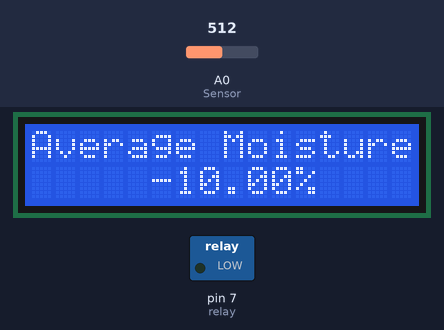
The sketch below on a simulated Arduino Uno, built with avr-gcc and run on an emulated ATmega328P. Shown: 16×2 character LCD, switched loads named in the sketch (green lamp = pin HIGH). The test bench sets the inputs (shaded band); at power-on: A0 (Sensor) = 512. What the sketch prints to the serial monitor is not drawn.

Above: at 3.2 s.
3.3 s: A0 (Sensor) set to 716
At 7.5 s:
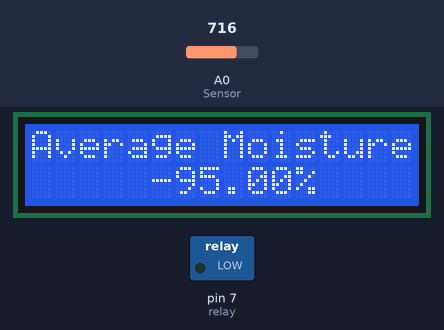
13.6 s: A0 (Sensor) set to 900
At 17.5 s:
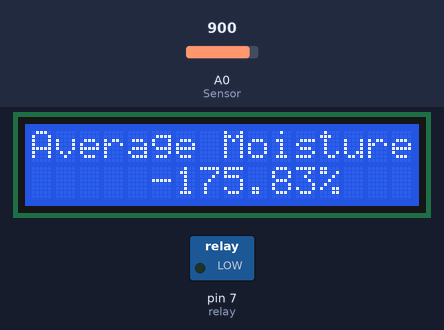
23.7 s: A0 (Sensor) set to 1023
At 27.5 s:
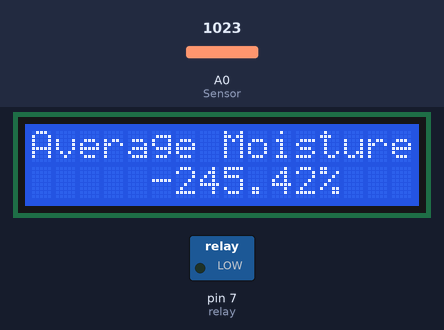
Timing chart, 0 to 29.0 s (numbered marks = the images above; inputs shaded):
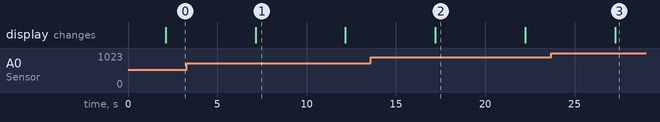

The sketch:

SmartFarming.ino
```cpp
#include <Wire.h>
#include <LiquidCrystal_I2C.h>

const int AirValue = 500;    //you need to replace this value with Value_1
const int WaterValue = 380;  //you need to replace this value with Value_2
int intervals = (AirValue - WaterValue) / 3;
double soilMoistureValue = 0;
const int relay = 7;
double totalPercentage = 0;
double averagePercentage = 0;
double percentage = 0;
int count = 0;
double arrayPercentage[10];
LiquidCrystal_I2C lcd(0x27, 16, 2);
void setup() {
  Serial.begin(9600);  // open serial port, set the baud rate to 9600 bps
  pinMode(relay, OUTPUT);
  lcd.begin();

  // Turn on the backlight and print a message.
  lcd.backlight();
  lcd.setCursor(0, 0);
  lcd.print("Starting...");
  delay(2000);
  lcd.clear();

}
void loop() {

  soilMoistureValue = analogRead(A0);  //put Sensor insert into soil
  Serial.println(soilMoistureValue);
  percentage = ((AirValue - soilMoistureValue) / (AirValue - WaterValue)) * 100;

  if (soilMoistureValue > WaterValue && soilMoistureValue < (WaterValue + intervals)) {
    Serial.println("Very Wet");
  } else if (soilMoistureValue > (WaterValue + intervals) && soilMoistureValue < (AirValue - intervals)) {
    Serial.println("Wet");
  } else if (soilMoistureValue < AirValue && soilMoistureValue > (AirValue - intervals)) {
    Serial.println("Dry");
    delay(2000);
    lcd.clear();
    pump();
  }

  totalPercentage = 0;  // Resets totalPercentage to 0
  Serial.println(percentage);

  if (count > 9) {  // Resets pointer to 0 once counter exceeds 9
    count = 0;
  }

  arrayPercentage[count] = percentage;  // Adds percentage into arrayPercentage array

  for (int i = 0; i < 10; i ++) {   // Calculates totalPercentage from array

    totalPercentage += arrayPercentage[i];
  }

  int validValues = 0;  // Resets number of non-0 values in array to 0

  for (int j = 0; j < 10; j ++) {

    if (arrayPercentage[j] != 0) {

      validValues += 1;
    }
  }

  averagePercentage = totalPercentage / validValues;
  String averageString ="";
  averageString = String(averagePercentage, 2);

  lcd.clear();
  lcd.setCursor(0, 0);
  lcd.print("Average Moisture");
  lcd.setCursor(0, 1);
  lcd.print("     " + averageString + "%");
  count += 1;
  delay(5000);
}

void pump() {
  lcd.clear();
  lcd.setCursor(0, 0);
  lcd.print("Pumping...");
  Serial.println("Pumping...");
  delay(2000);
  lcd.setCursor(0, 1);
  bool status = false;  //

  while (true) {
    digitalWrite(relay, HIGH);
    soilMoistureValue = analogRead(A0);
    Serial.println(soilMoistureValue);
    delay(5000);
    digitalWrite(relay, LOW);
    delay(5000);
    if (soilMoistureValue > WaterValue && soilMoistureValue < (WaterValue + intervals)) {
      digitalWrite(relay, LOW);
      Serial.println("Stop");
      delay(2000);
      break;
    }
  }
}
```

Measured:
- after the input at 3.3 s, the display: changes after 3.8 s (image 1)
- what the display in image 1 shows lasts 5.1 s, from 7.1 s to 12.2 s
